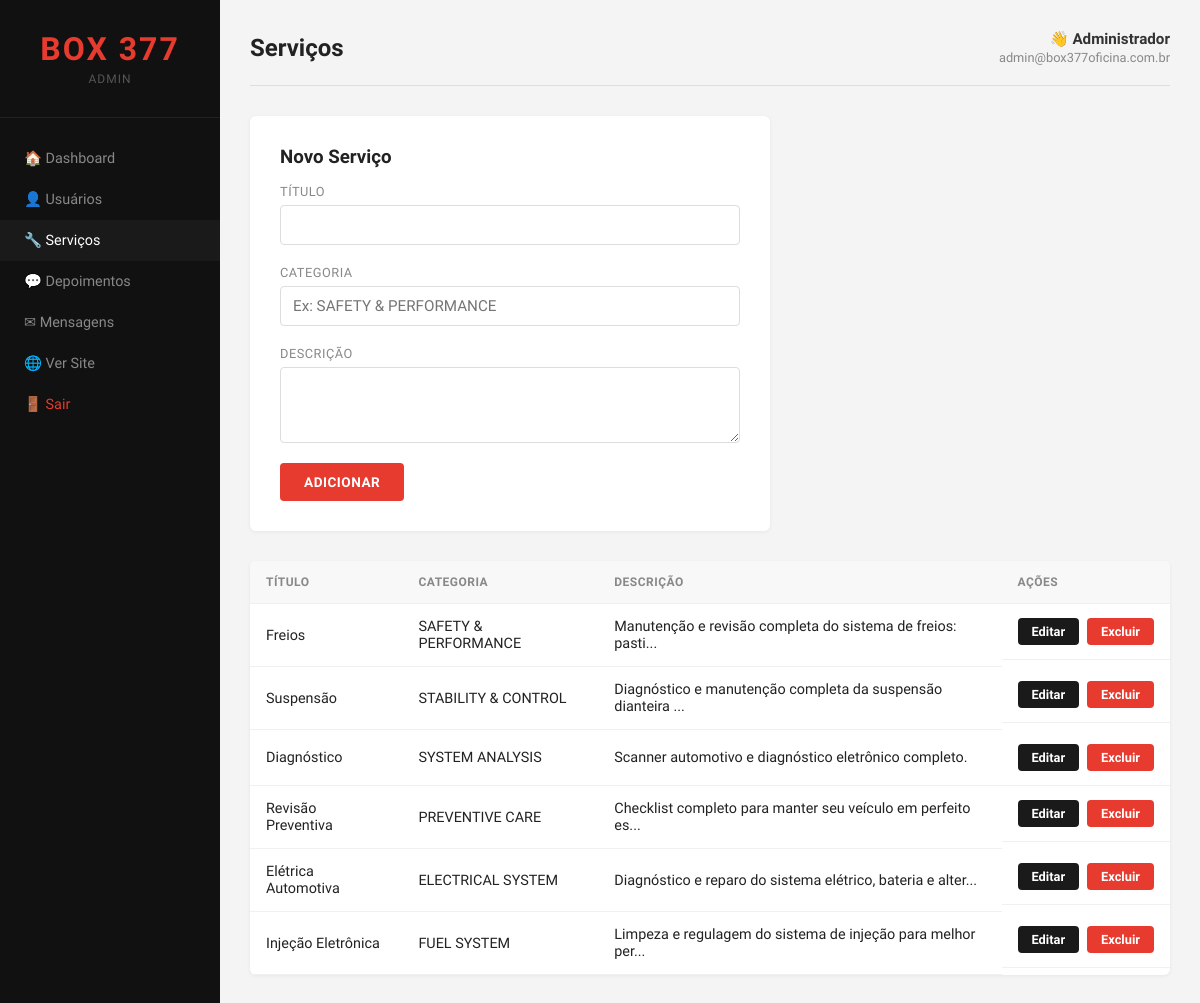
Screenshot of /admin/servicos.php (signed in) with the database file from the repository.
### tables this page shows
CREATE TABLE IF NOT EXISTS servicos (
    id        INT AUTO_INCREMENT PRIMARY KEY,
    titulo    VARCHAR(100) NOT NULL,
    descricao TEXT NOT NULL,
    categoria VARCHAR(100)
);

### admin/servicos.php (the view, shortened to what this page needs)
<?php
require '../includes/conexao.php';
$resultado = mysqli_query($conn, "SELECT * FROM servicos");
?>
<!DOCTYPE html>
<html lang="pt-br">
<head>
    <link rel="stylesheet" href="../css/admin.css">
</head>
<body>
<div class="admin-layout">
    <aside class="sidebar">
        <div class="sidebar-logo"><h2>BOX 377</h2><span>Admin</span></div>
        <nav class="sidebar-nav">
            <a href="painel.php">🏠 Dashboard</a>
            <a href="usuarios.php">👤 Usuários</a>
            <a href="servicos.php" class="ativo">🔧 Serviços</a>
            <a href="depoimentos.php">💬 Depoimentos</a>
            <a href="mensagens.php">✉ Mensagens</a>
            <a href="../index.php" target="_blank">🌐 Ver Site</a>
            <a href="logout.php" class="logout">🚪 Sair</a>
        </nav>
    </aside>
    <main class="admin-main">
        <header class="admin-header">
            <h2>Serviços</h2>
            <div class="admin-usuario">
                <span>👋 <strong><?php echo htmlspecialchars($_SESSION['usuario_nome']); ?></strong></span>
                <small><?php echo htmlspecialchars($_SESSION['usuario_email']); ?></small>
            </div>
        </header>
        <div class="form-admin" style="margin-bottom: 30px;">
            <h3 style="margin-bottom: 16px;">Novo Serviço</h3>
            <form action="" method="post">
                <div class="campo">
                    <label>Título</label>
                    <input type="text" name="titulo" required>
                </div>
                <div class="campo">
                    <label>Categoria</label>
                    <input type="text" name="categoria" placeholder="Ex: SAFETY & PERFORMANCE">
                </div>
                <div class="campo">
                    <label>Descrição</label>
                    <textarea name="descricao" rows="3" style="padding:10px;border:1px solid #ddd;border-radius:4px;font-family:inherit;font-size:0.95rem;" required></textarea>
                </div>
                <div class="form-botoes">
                    <input type="submit" name="salvar" value="ADICIONAR">
                </div>
            </form>
        </div>
        <table class="tabela-admin">
            <thead>
                <tr>
                    <th>Título</th>
                    <th>Categoria</th>
                    <th>Descrição</th>
                    <th>Ações</th>
                </tr>
            </thead>
            <tbody>
                <?php while ($s = mysqli_fetch_assoc($resultado)): ?>
                <tr>
                    <td><?php echo $s['titulo']; ?></td>
                    <td><?php echo $s['categoria']; ?></td>
                    <td><?php echo mb_strimwidth($s['descricao'], 0, 60, '...'); ?></td>
                    <td class="acoes">
                        <a href="servico-editar.php?id=<?php echo $s['id']; ?>" class="btn-editar">Editar</a>
                        <a href="servicos.php?excluir=<?php echo $s['id']; ?>" class="btn-excluir"
                           onclick="return confirm('Excluir este serviço?')">Excluir</a>
                    </td>
                </tr>
                <?php endwhile; ?>
            </tbody>
        </table>
    </main>
</div>
</body>
</html>

### css/admin.css (style rules this page uses)
* { margin: 0; padding: 0; box-sizing: border-box; }
body { font-family: 'Hanken Grotesk', sans-serif; background-color: #f4f4f4; color: #222; }
.admin-layout { display: flex; min-height: 100vh; }
.sidebar { width: 220px; background-color: #111; display: flex; flex-direction: column; padding: 30px 0; flex-shrink: 0; }
.sidebar-logo { text-align: center; padding: 0 20px 30px; border-bottom: 1px solid #222; }
.sidebar-logo h2 { font-family: 'Sora', sans-serif; font-size: 2rem; font-weight: 800; color: #e63b2e; letter-spacing: 2px; }
.sidebar-logo span { color: #555; font-size: 0.75rem; text-transform: uppercase; letter-spacing: 1px; }
.sidebar-nav { display: flex; flex-direction: column; margin-top: 20px; }
.sidebar-nav a { color: #888; text-decoration: none; padding: 12px 24px; font-size: 0.9rem; transition: background-color 0.2s, color 0.2s; }
.sidebar-nav a:hover, .sidebar-nav a.ativo { background-color: #1a1a1a; color: #fff; }
.sidebar-nav a.logout { margin-top: auto; color: #e63b2e; }
.admin-main { flex: 1; padding: 30px; }
.admin-header { display: flex; justify-content: space-between; align-items: center; margin-bottom: 30px; padding-bottom: 20px; border-bottom: 1px solid #ddd; }
.admin-header h2 { font-family: 'Sora', sans-serif; font-size: 1.5rem; font-weight: 700; }
.admin-usuario { display: flex; flex-direction: column; align-items: flex-end; gap: 2px; }
.admin-usuario span { font-size: 0.95rem; color: #333; }
.admin-usuario small { font-size: 0.8rem; color: #888; }
.tabela-admin { width: 100%; border-collapse: collapse; background-color: #fff; border-radius: 6px; overflow: hidden; box-shadow: 0 1px 4px rgba(0,0,0,0.06); }
.tabela-admin thead { background-color: #f8f8f8; }
.tabela-admin th, .tabela-admin td { padding: 14px 16px; text-align: left; border-bottom: 1px solid #f0f0f0; font-size: 0.9rem; }
.tabela-admin th { color: #888; font-weight: 600; text-transform: uppercase; font-size: 0.75rem; letter-spacing: 0.5px; }
.acoes { display: flex; gap: 8px; }
.btn-editar, .btn-excluir { text-decoration: none; padding: 6px 14px; border-radius: 4px; font-size: 0.8rem; font-weight: 600; }
.btn-editar { background-color: #1a1a1a; color: #fff; }
.btn-excluir { background-color: #e63b2e; color: #fff; }
.form-admin { background-color: #fff; border-radius: 6px; padding: 30px; max-width: 520px; box-shadow: 0 1px 4px rgba(0,0,0,0.06); }
.campo { margin-bottom: 20px; display: flex; flex-direction: column; gap: 6px; }
.campo label { color: #888; font-size: 0.8rem; text-transform: uppercase; letter-spacing: 0.5px; }
.campo input[type="text"], .campo input[type="email"], .campo input[type="password"], .campo input[type="file"] { padding: 10px 12px; border: 1px solid #ddd; border-radius: 4px; font-family: 'Hanken Grotesk', sans-serif; font-size: 0.95rem; color: #222; transition: border-color 0.2s; }
.form-botoes { display: flex; align-items: center; gap: 16px; margin-top: 8px; }
.form-botoes input[type="submit"] { background-color: #e63b2e; color: #fff; border: none; border-radius: 4px; padding: 11px 24px; font-family: 'Sora', sans-serif; font-size: 0.85rem; font-weight: 700; letter-spacing: 0.5px; cursor: pointer; transition: background-color 0.2s; }

### rows the page displays
servicos: titulo "Freios", categoria "SAFETY & PERFORMANCE", descricao "Manutenção e revisão completa do sistema de freios: pasti..."
servicos: titulo "Suspensão", categoria "STABILITY & CONTROL", descricao "Diagnóstico e manutenção completa da suspensão dianteira ..."
servicos: titulo "Diagnóstico", categoria "SYSTEM ANALYSIS", descricao "Scanner automotivo e diagnóstico eletrônico completo."
servicos: titulo "Revisão Preventiva", categoria "PREVENTIVE CARE", descricao "Checklist completo para manter seu veículo em perfeito es..."
servicos: titulo "Elétrica Automotiva", categoria "ELECTRICAL SYSTEM", descricao "Diagnóstico e reparo do sistema elétrico, bateria e alter..."
servicos: titulo "Injeção Eletrônica", categoria "FUEL SYSTEM", descricao "Limpeza e regulagem do sistema de injeção para melhor per..."

### other values shown
$_SESSION['usuario_nome'] "Administrador"
$_SESSION['usuario_email'] "admin@box377oficina.com.br"
